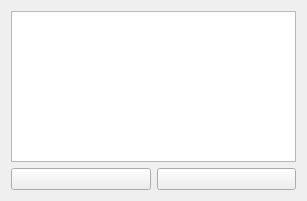
<?xml version="1.0" encoding="UTF-8"?>
<ui version="4.0">
 <class>Dialog</class>
 <widget class="QWidget" name="Dialog">
  <property name="geometry">
   <rect>
    <x>0</x>
    <y>0</y>
    <width>307</width>
    <height>201</height>
   </rect>
  </property>
  <property name="windowTitle">
   <string>Lances de Pesca</string>
  </property>
  <layout class="QGridLayout" name="gridLayout">
   <item row="1" column="0">
    <widget class="QPushButton" name="PBAdicionarLances">
     <property name="text">
      <string/>
     </property>
     <property name="icon">
      <iconset resource="icons.qrc">
       <normaloff>:/newPrefix/Icons/plus.png</normaloff>:/newPrefix/Icons/plus.png</iconset>
     </property>
    </widget>
   </item>
   <item row="1" column="1">
    <widget class="QPushButton" name="PBEditarLAnces">
     <property name="text">
      <string/>
     </property>
     <property name="icon">
      <iconset resource="icons.qrc">
       <normaloff>:/newPrefix/Icons/005-writer.png</normaloff>:/newPrefix/Icons/005-writer.png</iconset>
     </property>
    </widget>
   </item>
   <item row="0" column="0" colspan="2">
    <widget class="QTableView" name="TVLances"/>
   </item>
  </layout>
 </widget>
 <resources>
  <include location="icons.qrc"/>
 </resources>
 <connections/>
</ui>
